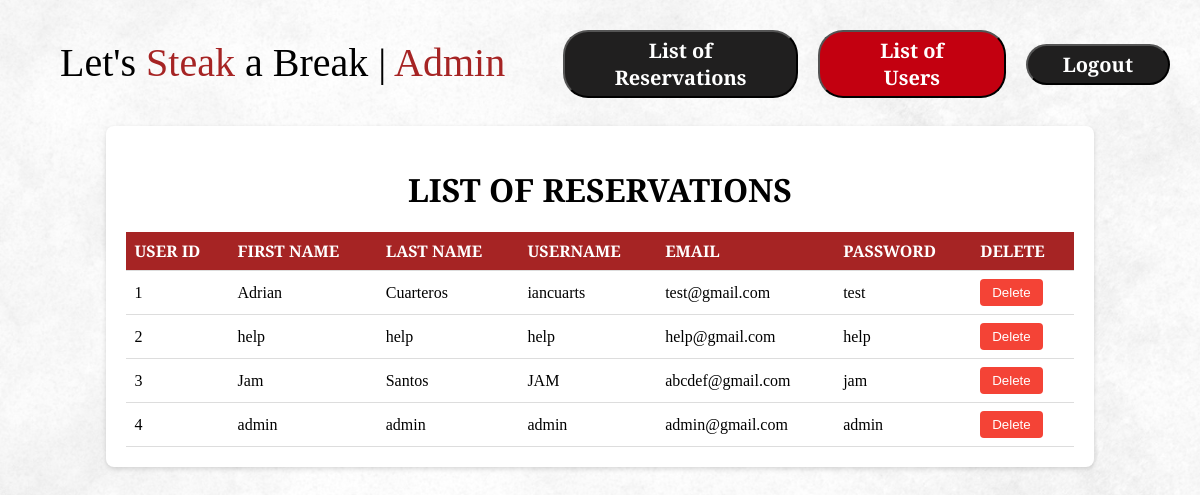
The app's page /WebFinal/adminUsers.php with its own data.
### tables this page shows
CREATE TABLE `accounts` (
  `USER_ID` int(11) NOT NULL,
  `FIRST_NAME` varchar(100) NOT NULL,
  `LAST_NAME` varchar(100) NOT NULL,
  `USER_NAME` varchar(100) NOT NULL,
  `USER_EMAIL` varchar(100) NOT NULL,
  `USER_PASS` varchar(100) NOT NULL
);

### WebFinal/adminUsers.php (the view, shortened to what this page needs)
<?php
$localhost = "localhost";
$username = "root";
$password = "";
$restaurant = "restaurant";
$conn = new mysqli($localhost, $username, $password, $restaurant);
$sql = "SELECT * FROM accounts";
$result = $conn->query($sql);
?>
<!DOCTYPE html>
<html>
<head>
</head>
<body>
<div class="header">
<div class="title">Let's <span>Steak</span> a Break | <span>Admin</span></div>
<div class="nav">
    <ul>
    <li><button class="notactivepage"><a href="admin.php"><b>List of Reservations</b></a></button></li>
    <li><button class="activepage"><a href="adminUsers.php"><b>List of Users</b></a></button></li>
    <li><button class="notactivepage"><a href="logout.php"><b>Logout</b></a></button></li>
    </ul>
    </div>
    </div>
<div class="container">
        <h1>LIST OF RESERVATIONS</h1>
        <table>
        <tr>
            <th>USER ID</th>
            <th>FIRST NAME</th>
            <th>LAST NAME</th>
            <th>USERNAME</th>
            <th>EMAIL</th>
            <th>PASSWORD</th>
            <th>DELETE</th>
        </tr>
        <?php
        if ($result->num_rows > 0) {
            while ($row = $result->fetch_assoc()) {
                echo "<tr>";
                echo "<td>" . $row["USER_ID"] . "</td>";
                echo "<td>" . $row["FIRST_NAME"] . "</td>";
                echo "<td>" . $row["LAST_NAME"] . "</td>";
                 echo "<td>" . $row["USER_NAME"] . "</td>";
                echo "<td>" . $row["USER_EMAIL"] . "</td>";
                echo "<td>" . $row["USER_PASS"] . "</td>";
                echo "<td><button class='delete' onclick=\"removeRow(" . $row["USER_ID"] . ")\">Delete</button></td>";
                echo "</tr>";
            }
        } else {
            echo "<tr><td colspan='7'>No users found.</td></tr>";
        }
        ?>
    </table></div>
</body>
</html>

### WebFinal/adminUsers.php (style rules this page uses)
.header { display: flex; align-items: center; justify-content: space-between; padding: 10px 20px; position: fixed; top: 0; left: 0; width: 100%; }
.nav { margin-right: 20px; }
.nav ul { text-align: center; align-items: center; display: flex; margin-top: 20px; margin-right: 20px; }
.nav li { margin-left: 10px; display: flex; padding: auto; text-align: center; transition: .05s; margin-right: 10px; }
.nav a { text-decoration: none; color: white; }
body { display: flex; justify-content: center; align-items: center; font-family: Arial, sans-serif; background-image: url('images/background.png'); }
.container { width: 80%; padding: 20px; background-color: #fff; border-radius: 8px; box-shadow: 0 2px 5px rgba(0, 0, 0, 0.15); font-family: 'Alegreya Sans SC'; margin-top: 10%; }
h1 { text-align: center; }
table { width: 90%; }
th { background-color: #A62424; color: white; text-align: center; }
.delete { background-color: #f44336; color: #fff; border: none; padding: 6px 12px; border-radius: 4px; cursor: pointer; }
.title { float:left; width: 500px; font-size: 40px; margin-left: 40px; text-decoration: none; color: black; font-family: 'Alegreya Sans SC'; }
span { color:#A62424; }
.notactivepage { font-size: 20px; border-radius: 25px; padding: 5px 35px; transition: .08s; background-color: #201f1f; font-family: 'Alegreya Sans SC'; }
.activepage { font-size: 20px; border-radius: 25px; padding: 5px 45px; cursor: pointer; background-color: #c30010; font-family: 'Alegreya Sans SC'; }
table { border-collapse: collapse; width: 100%; }
th, td { padding: 8px; text-align: left; border-bottom: 1px solid #ddd; }

### records on screen
accounts: USER_ID "1", FIRST_NAME "Adrian", LAST_NAME "Cuarteros", USER_NAME "iancuarts", USER_EMAIL "test@gmail.com", USER_PASS "test"
accounts: USER_ID "2", FIRST_NAME "help", LAST_NAME "help", USER_NAME "help", USER_EMAIL "help@gmail.com", USER_PASS "help"
accounts: USER_ID "3", FIRST_NAME "Jam", LAST_NAME "Santos", USER_NAME "JAM", USER_EMAIL "abcdef@gmail.com", USER_PASS "jam"
accounts: USER_ID "4", FIRST_NAME "admin", LAST_NAME "admin", USER_NAME "admin", USER_EMAIL "admin@gmail.com", USER_PASS "admin"
